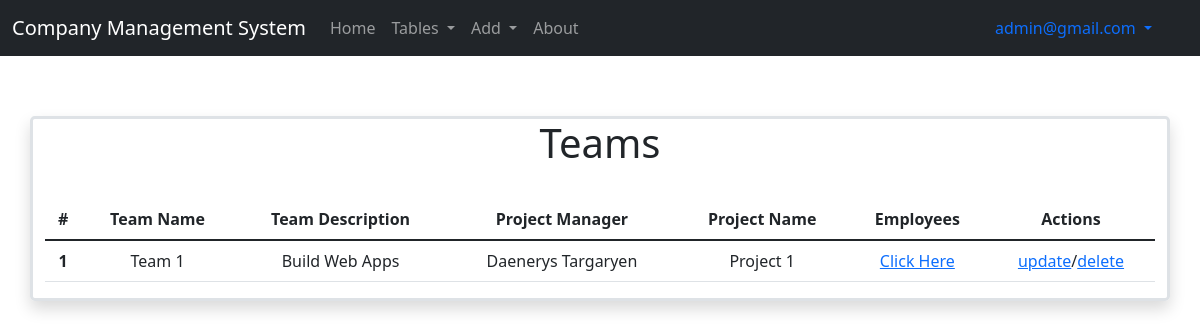
/teams (signed in), run on the app's committed database.
### application/models.py (models this page shows)
class User(db.Model, UserMixin):
    __tablename__ = 'user'
    id = db.Column(db.Integer, primary_key = True, autoincrement = True)
    username = db.Column(db.String, nullable = False)
    email = db.Column(db.String, unique = True, nullable = False)
    password = db.Column(db.String, nullable = False)
    active = db.Column(db.Boolean)
    roles = db.relationship('Role', secondary = 'roles_users')
    employee = db.relationship('Employee', backref = db.backref('user', uselist = False), primaryjoin = "User.id == Employee.user_id", uselist = False, cascade = "all, delete")

class Team(db.Model):
    __tablename__ = 'team'
    team_id = db.Column(db.Integer, primary_key = True, autoincrement = True)
    team_name = db.Column(db.String, nullable = False, unique = True)
    team_descr = db.Column(db.String)
    proj_id = db.Column(db.Integer, db.ForeignKey("project.proj_id"))
    mgr_emp_id = db.Column(db.Integer, db.ForeignKey("employee.emp_id"))
    mgr_emp = db.relationship('Employee', uselist = False, primaryjoin = "Team.mgr_emp_id == Employee.emp_id")
    proj = db.relationship('Project', uselist = False, primaryjoin = "Team.proj_id == Project.proj_id")
    emps = db.relationship('Employee', backref = db.backref('team', uselist = False), primaryjoin = "Team.team_id == Employee.team_id")

class Employee(db.Model):
    __tablename__ = 'employee'
    emp_id = db.Column(db.Integer, primary_key = True, autoincrement = True)
    f_name = db.Column(db.String, nullable = False)
    l_name = db.Column(db.String)
    dob = db.Column(db.String, nullable = False)
    gender = db.Column(db.String, nullable = False)
    address = db.Column(db.String, nullable = False)
    salary = db.Column(db.Integer)
    team_id = db.Column(db.Integer, db.ForeignKey("team.team_id"))
    dept_id = db.Column(db.Integer, db.ForeignKey("department.dept_id"))
    user_id = db.Column(db.Integer, db.ForeignKey("user.id"), nullable = False)

class Project(db.Model):
    __tablename__ = 'project'
    proj_id = db.Column(db.Integer, primary_key = True, autoincrement = True)
    proj_name = db.Column(db.String, nullable = False, unique = True)
    proj_descr = db.Column(db.String)
    clt_id = db.Column(db.Integer, db.ForeignKey("client.clt_id"))
    dept_id = db.Column(db.Integer, db.ForeignKey("department.dept_id"))
    clt = db.relationship('Client', backref = db.backref('proj', uselist = False), foreign_keys = [clt_id], uselist = False)

### application/controllers.py (the view)
@app.route("/teams")
@roles_required('admin')
def teams():
    teams = Team.query.all()
    return render_template('teams.html',teams = teams)

### templates/teams.html
{% extends "base.html" %} {% block title %}Teams{% endblock %}} {% block
body_content %}
<div
  class="container bg-gradient w-auto border border-3 rounded-3 shadow"
  style="margin-top: 60px; margin-bottom: 60px"
>
  {% if teams == [] %}
  <h1>There are no teams.</h1>
  {% else %}
  <h1 style="text-align: center">Teams</h1>
  <br />
  <table class="table table-hover" style="text-align: center">
    <thead>
      <tr>
        <th scope="col">#</th>
        <th scope="col">Team Name</th>
        <th scope="col">Team Description</th>
        <th scope="col">Project Manager</th>
        <th scope="col">Project Name</th>
        <th scope="col">Employees</th>
        <th scope="col">Actions</th>
      </tr>
    </thead>
    <tbody>
      {% set i = namespace(value=1) %} {% for team in teams %}
      <tr>
        <th scope="row">{{ i.value }}</th>
        <td>{{ team.team_name }}</td>
        <td>{{ team.team_descr }}</td>
        {% if team.mgr_emp %}
        <td>{{ team.mgr_emp.f_name + ' ' + team.mgr_emp.l_name }}</td>
        {% else %}
        <td></td>
        {% endif %} {% if team.proj %}
        <td>{{ team.proj.proj_name }}</td>
        {% else %}
        <td></td>
        {% endif %}
        <td><a href="/teams/{{ team.team_id }}/employees">Click Here</a></td>
        <td>
          <a href="/team/{{ team.team_id }}/update">update</a>/<a
            href="/team/{{ team.team_id }}/delete"
            >delete</a
          >
        </td>
      </tr>
      {% set i.value = i.value + 1 %} {% endfor %}
    </tbody>
  </table>
  {% endif %}
</div>
{% endblock %}

### templates/base.html (shortened to what this page needs)
<!DOCTYPE html>
<html lang="en">
  <head>
    <link
      href="https://cdn.jsdelivr.net/npm/bootstrap@5.1.3/dist/css/bootstrap.min.css"
      rel="stylesheet"
    />
  </head>
  <body>
    <nav class="navbar navbar-expand-lg navbar-dark bg-dark">
      <div class="container-fluid">
        <a class="navbar-brand" href="#">Company Management System</a>
        <div class="collapse navbar-collapse" id="navbarText">
          <ul class="navbar-nav me-auto mb-2 mb-lg-0">
            <li class="nav-item">
              <a class="nav-link" id="home" aria-current="page" href="/home"
                >Home</a
              >
            </li>
            {% if current_user.is_authenticated %}
            <li class="nav-item dropdown">
              <a
                class="nav-link dropdown-toggle"
                href="#"
                id="navbarDropdown"
                role="button"
                data-bs-toggle="dropdown"
                aria-expanded="false"
              >
                Tables
              </a>
            </li>
            <li class="nav-item dropdown">
              <a
                class="nav-link dropdown-toggle"
                href="#"
                id="navbarDropdown"
                role="button"
                data-bs-toggle="dropdown"
                aria-expanded="false"
              >
                Add
              </a>
            </li>
            <li class="nav-item">
              <a class="nav-link" id="about" href="/about">About</a>
            </li>
            {% endif %} {% block navbar_items %}{% endblock %}
          </ul>
          <div>
            <div class="nav-item dropdown" style="margin-right: 20px">
              <a
                class="nav-link dropdown-toggle"
                href="#"
                id="navbarDropdownMenuLink"
                role="button"
                data-bs-toggle="dropdown"
                aria-expanded="false"
              >
                {% if current_user.is_authenticated %} {{ current_user.email }}
                {% else %} Not logged in {% endif %}
              </a>
            </div>
          </div>
        </div>
      </div>
    </nav>
    {% block body_content %}{% endblock %}
  </body>
</html>

### data on the page
User: email "admin@gmail.com"
Team: value "1", team_name "Team 1", team_descr "Build Web Apps", mgr_emp "Daenerys Targaryen", proj.proj_name "Project 1"
